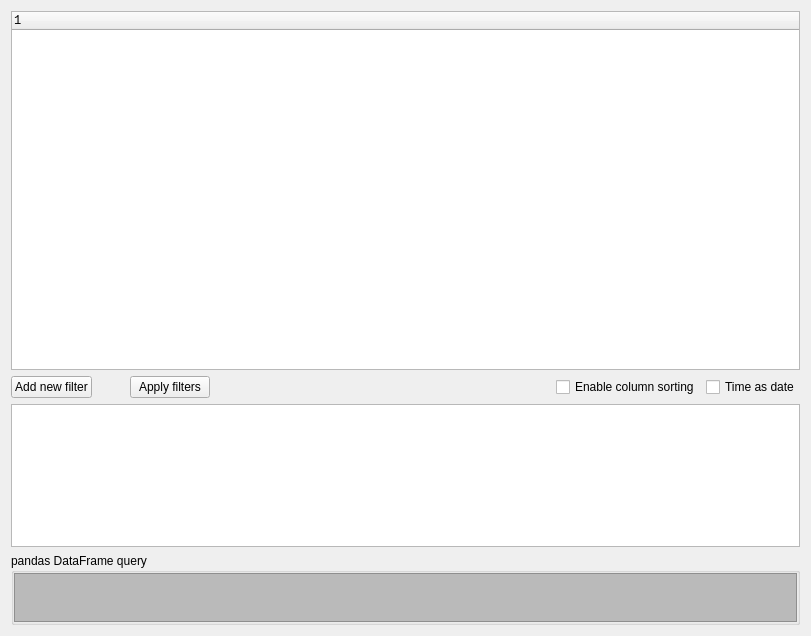
<?xml version="1.0" encoding="UTF-8"?>
<ui version="4.0">
 <class>TabularDisplay</class>
 <widget class="QWidget" name="TabularDisplay">
  <property name="geometry">
   <rect>
    <x>0</x>
    <y>0</y>
    <width>811</width>
    <height>636</height>
   </rect>
  </property>
  <property name="windowTitle">
   <string>Form</string>
  </property>
  <layout class="QGridLayout" name="gridLayout_2" rowstretch="5,0,2,1" columnstretch="0,0,0,0,1,0,0">
   <item row="1" column="3">
    <widget class="QPushButton" name="apply_filters_btn">
     <property name="text">
      <string>Apply filters</string>
     </property>
     <property name="icon">
      <iconset resource="resource.qrc">
       <normaloff>:/filter.png</normaloff>:/filter.png</iconset>
     </property>
    </widget>
   </item>
   <item row="1" column="5">
    <widget class="QCheckBox" name="sort">
     <property name="text">
      <string>Enable column sorting</string>
     </property>
    </widget>
   </item>
   <item row="1" column="4">
    <spacer name="horizontalSpacer_2">
     <property name="orientation">
      <enum>Qt::Horizontal</enum>
     </property>
     <property name="sizeHint" stdset="0">
      <size>
       <width>200</width>
       <height>20</height>
      </size>
     </property>
    </spacer>
   </item>
   <item row="1" column="0">
    <widget class="QPushButton" name="add_filter_btn">
     <property name="text">
      <string>Add new filter</string>
     </property>
     <property name="icon">
      <iconset resource="resource.qrc">
       <normaloff>:/plus.png</normaloff>:/plus.png</iconset>
     </property>
    </widget>
   </item>
   <item row="1" column="1">
    <spacer name="horizontalSpacer">
     <property name="orientation">
      <enum>Qt::Horizontal</enum>
     </property>
     <property name="sizeHint" stdset="0">
      <size>
       <width>20</width>
       <height>20</height>
      </size>
     </property>
    </spacer>
   </item>
   <item row="1" column="6">
    <widget class="QCheckBox" name="time_as_date">
     <property name="text">
      <string>Time as date</string>
     </property>
    </widget>
   </item>
   <item row="0" column="0" colspan="7">
    <widget class="QTreeWidget" name="tree">
     <property name="font">
      <font>
       <family>Lucida Console</family>
      </font>
     </property>
     <property name="uniformRowHeights">
      <bool>true</bool>
     </property>
     <column>
      <property name="text">
       <string notr="true">1</string>
      </property>
     </column>
    </widget>
   </item>
   <item row="2" column="0" colspan="7">
    <widget class="ListWidget" name="filters"/>
   </item>
   <item row="3" column="0" colspan="7">
    <widget class="QGroupBox" name="groupBox">
     <property name="sizePolicy">
      <sizepolicy hsizetype="Preferred" vsizetype="Minimum">
       <horstretch>0</horstretch>
       <verstretch>0</verstretch>
      </sizepolicy>
     </property>
     <property name="minimumSize">
      <size>
       <width>0</width>
       <height>30</height>
      </size>
     </property>
     <property name="title">
      <string>pandas DataFrame query</string>
     </property>
     <layout class="QGridLayout" name="gridLayout">
      <property name="leftMargin">
       <number>0</number>
      </property>
      <property name="topMargin">
       <number>0</number>
      </property>
      <property name="rightMargin">
       <number>0</number>
      </property>
      <property name="bottomMargin">
       <number>0</number>
      </property>
      <property name="spacing">
       <number>0</number>
      </property>
      <item row="0" column="0">
       <widget class="QTextEdit" name="query">
        <property name="sizePolicy">
         <sizepolicy hsizetype="Expanding" vsizetype="MinimumExpanding">
          <horstretch>0</horstretch>
          <verstretch>0</verstretch>
         </sizepolicy>
        </property>
        <property name="minimumSize">
         <size>
          <width>0</width>
          <height>7</height>
         </size>
        </property>
        <property name="font">
         <font>
          <family>Lucida Console</family>
         </font>
        </property>
        <property name="styleSheet">
         <string notr="true">background-color: rgb(186, 186, 186);</string>
        </property>
        <property name="readOnly">
         <bool>true</bool>
        </property>
       </widget>
      </item>
     </layout>
    </widget>
   </item>
  </layout>
 </widget>
 <customwidgets>
  <customwidget>
   <class>ListWidget</class>
   <extends>QListWidget</extends>
   <header>asammdf/gui/widgets/list.h</header>
  </customwidget>
 </customwidgets>
 <resources>
  <include location="resource.qrc"/>
 </resources>
 <connections/>
</ui>
